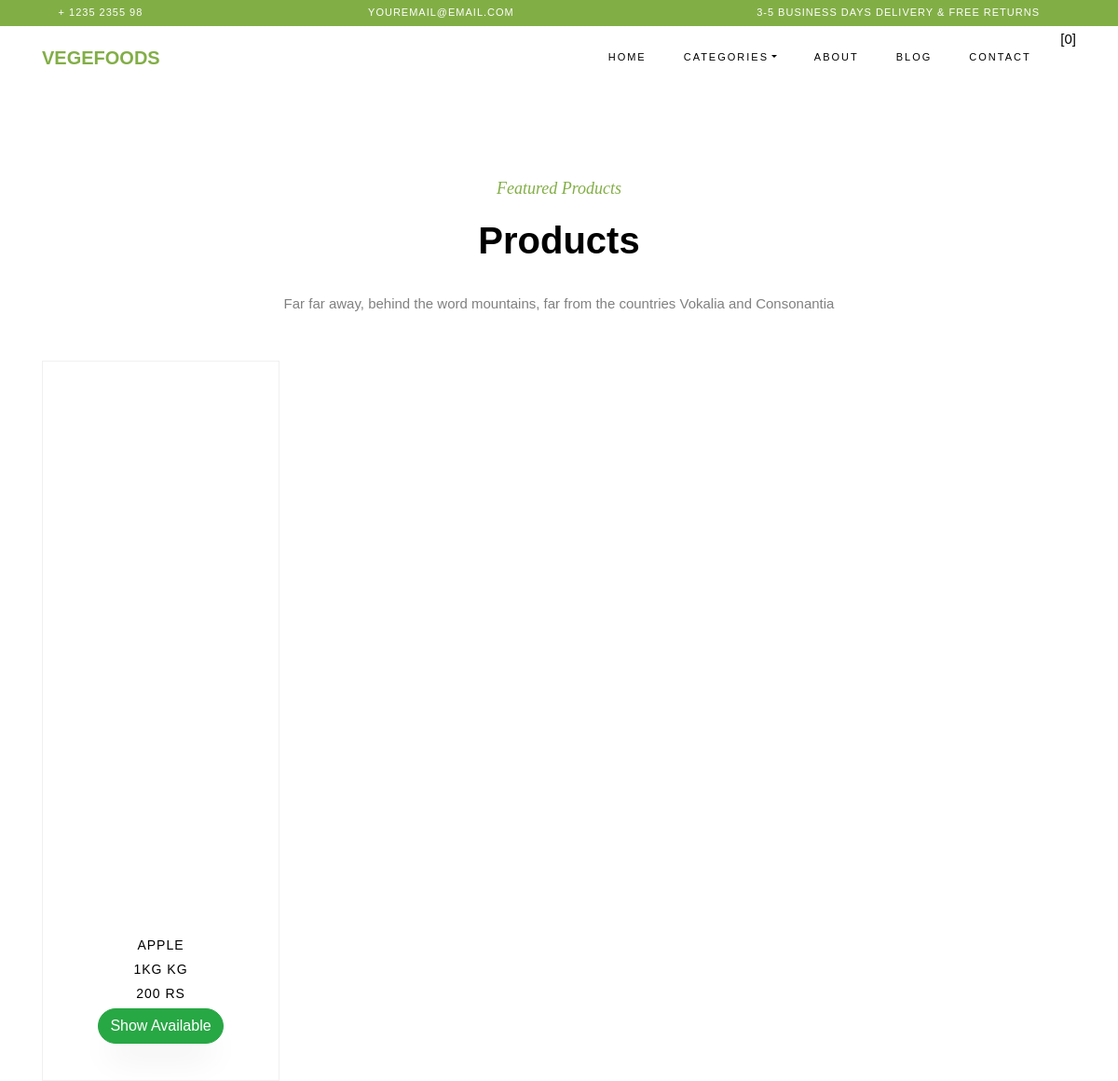
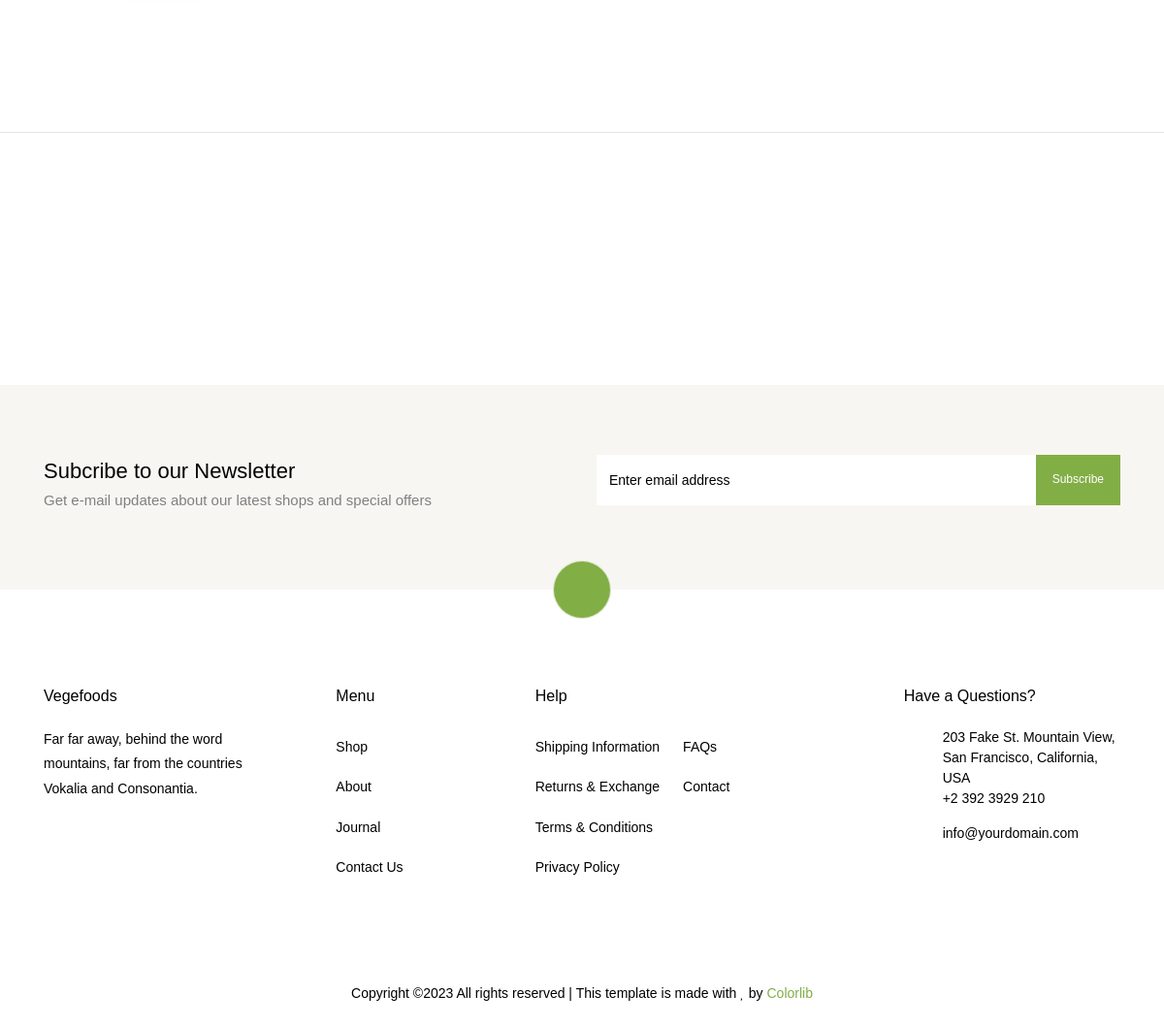
Screenshot of /frontend/discategory/furit with the database file from the repository (2 pictures, top to bottom).
### backend/models.py (models this page shows)
class prodetails(models.Model):
    Category = models.CharField(max_length=100, null=True, blank=True)
    NAME = models.CharField(max_length=100, null=True, blank=True)
    DESCRIPTION = models.CharField(max_length=100, null=True, blank=True)
    IMAGE = models.ImageField(upload_to="profile", null=True, blank=True)
    PRICE = models.CharField(max_length=100, null=True, blank=True)
    QUNTITY = models.CharField(max_length=100, null=True, blank=True)

### frontend/views.py (the view)
# urls.py: path('discategory/<itemcatg>',views.discategory,name="discategory"),
def discategory(req,itemcatg):
    print("===itemcatg===", itemcatg)
    catg = itemcatg.upper()
    products = prodetails.objects.filter(Category=itemcatg)
    context = {
        'products': products,
        'catg': catg
    }
    return render(req,"categorydisplay.html",context)

### frontend/templates/categorydisplay.html (shortened to what this page needs)
{% load static %}
<html lang="en">
  <head>
    <link rel="stylesheet" href="{% static 'asset/css/open-iconic-bootstrap.min.css' %}">
    <link rel="stylesheet" href="{% static 'asset/css/animate.css' %}">
    <link rel="stylesheet" href="{% static 'asset/css/owl.carousel.min.css' %}">
    <link rel="stylesheet" href="{% static 'asset/css/owl.theme.default.min.css' %}">
    <link rel="stylesheet" href="{% static 'asset/css/magnific-popup.css' %}">
    <link rel="stylesheet" href="{% static 'asset/css/aos.css' %}">
    <link rel="stylesheet" href="{% static 'asset/css/ionicons.min.css' %}">
    <link rel="stylesheet" href="{% static 'asset/css/bootstrap-datepicker.css' %}">
    <link rel="stylesheet" href="{% static 'asset/css/jquery.timepicker.css' %}">
    <link rel="stylesheet" href="{% static 'asset/css/flaticon.css' %}">
    <link rel="stylesheet" href="{% static 'asset/css/icomoon.css' %}">
    <link rel="stylesheet" href="{% static 'asset/css/style.css' %}">
  </head>
  <body class="goto-here">
      <div class="py-1 bg-primary">
       <div class="container">
          <div class="row no-gutters d-flex align-items-start align-items-center px-md-0">
             <div class="col-lg-12 d-block">
                <div class="row d-flex">
                   <div class="col-md pr-4 d-flex topper align-items-center">
                      <div class="icon mr-2 d-flex justify-content-center align-items-center"><span class="icon-phone2"></span></div>
                      <span class="text">+ 1235 2355 98</span>
                   </div>
                   <div class="col-md pr-4 d-flex topper align-items-center">
                      <div class="icon mr-2 d-flex justify-content-center align-items-center"><span class="icon-paper-plane"></span></div>
                      <span class="text">youremail@email.com</span>
                   </div>
                   <div class="col-md-5 pr-4 d-flex topper align-items-center text-lg-right">
                      <span class="text">3-5 Business days delivery &amp; Free Returns</span>
                   </div>
                </div>
             </div>
          </div>
        </div>
    </div>
    <nav class="navbar navbar-expand-lg navbar-dark ftco_navbar bg-dark ftco-navbar-light" id="ftco-navbar">
       <div class="container">
         <a class="navbar-brand" href="{% static 'index.html' %}">Vegefoods</a>
         <div class="collapse navbar-collapse" id="ftco-nav">
           <ul class="navbar-nav ml-auto">
             <li class="nav-item active"><a href="{% url 'homepage1' %}" class="nav-link">Home</a></li>
             <li class="nav-item dropdown">
              <a class="nav-link dropdown-toggle" href="#" id="dropdown04" data-toggle="dropdown" aria-haspopup="true" aria-expanded="false">CATEGORIES</a>
            </li>
             <li class="nav-item"><a href="{% static 'about.html' %}" class="nav-link">About</a></li>
             <li class="nav-item"><a href="{% static 'blog.html' %}" class="nav-link">Blog</a></li>
             <li class="nav-item"><a href="{% static 'contact.html' %}" class="nav-link">Contact</a></li>
             <li class="nav-item cta cta-colored"><a href="{% static 'cart.html" class="nav-link' %}"><span class="icon-shopping_cart"></span>[0]</a></li>
           </ul>
         </div>
       </div>
     </nav>
    <section class="ftco-section">
       <div class="container">
            <div class="row justify-content-center mb-3 pb-3">
          <div class="col-md-12 heading-section text-center ftco-animate">
           <span class="subheading">Featured Products</span>
            <h2 class="mb-4">Products</h2>
            <p>Far far away, behind the word mountains, far from the countries Vokalia and Consonantia</p>
          </div>
        </div>
       </div>
       <div class="container">
          <div class="row">
            {% for product in products %}
             <div class="col-md-6 col-lg-3 ftco-animate">
               <div class="product">
                  <a href="#" class="img-prod"><img class="img-fluid" src="{{product.IMAGE.url}} "   alt="Colorlib Template" height="1000px" width="600px">
                   </a>
                   <div class="text py-3 pb-4 px-3 text-center">
                       <h3><a href="#">{{product.NAME}}</a></h3>
                     <h3><a href="#">{{product.QUNTITY}} kg</a></h3>
                     <h3><a href="#">{{product.PRICE}} rs</a></h3>
                     <form method="post" action="{% url 'proddetails' dataid=product.id %}" enctype="multipart/form-data">
                        <button class="btn btn-success btn-round waves-affect waves-light">Show Available  {{product.Name}}</button>
                     </form>
                   </div>
                </div>
             </div>
               {% endfor %}
          </div>
       </div>
    </section>
    <hr>
      <section class="ftco-section ftco-partner">
       <div class="container">
          <div class="row">
          </div>
       </div>
    </section>
      <section class="ftco-section ftco-no-pt ftco-no-pb py-5 bg-light">
      <div class="container py-4">
        <div class="row d-flex justify-content-center py-5">
          <div class="col-md-6">
           <h2 style="font-size: 22px;" class="mb-0">Subcribe to our Newsletter</h2>
           <span>Get e-mail updates about our latest shops and special offers</span>
          </div>
          <div class="col-md-6 d-flex align-items-center">
            <form action="#" class="subscribe-form">
              <div class="form-group d-flex">
                <input type="text" class="form-control" placeholder="Enter email address">
                <input type="submit" value="Subscribe" class="submit px-3">
              </div>
            </form>
          </div>
        </div>
      </div>
    </section>
    <footer class="ftco-footer ftco-section">
      <div class="container">
       <div class="row">
          <div class="mouse">
                  <a href="#" class="mouse-icon">
                     <div class="mouse-wheel"><span class="ion-ios-arrow-up"></span></div>
                  </a>
               </div>
       </div>
        <div class="row mb-5">
          <div class="col-md">
            <div class="ftco-footer-widget mb-4">
              <h2 class="ftco-heading-2">Vegefoods</h2>
              <p>Far far away, behind the word mountains, far from the countries Vokalia and Consonantia.</p>
              <ul class="ftco-footer-social list-unstyled float-md-left float-lft mt-5">
              </ul>
            </div>
          </div>
          <div class="col-md">
            <div class="ftco-footer-widget mb-4 ml-md-5">
              <h2 class="ftco-heading-2">Menu</h2>
              <ul class="list-unstyled">
                <li><a href="#" class="py-2 d-block">Shop</a></li>
                <li><a href="#" class="py-2 d-block">About</a></li>
                <li><a href="#" class="py-2 d-block">Journal</a></li>
                <li><a href="#" class="py-2 d-block">Contact Us</a></li>
              </ul>
            </div>
          </div>
          <div class="col-md-4">
             <div class="ftco-footer-widget mb-4">
              <h2 class="ftco-heading-2">Help</h2>
              <div class="d-flex">
                 <ul class="list-unstyled mr-l-5 pr-l-3 mr-4">
                   <li><a href="#" class="py-2 d-block">Shipping Information</a></li>
                   <li><a href="#" class="py-2 d-block">Returns &amp; Exchange</a></li>
                   <li><a href="#" class="py-2 d-block">Terms &amp; Conditions</a></li>
                   <li><a href="#" class="py-2 d-block">Privacy Policy</a></li>
                 </ul>
                 <ul class="list-unstyled">
                   <li><a href="#" class="py-2 d-block">FAQs</a></li>
                   <li><a href="#" class="py-2 d-block">Contact</a></li>
                 </ul>
               </div>
            </div>
          </div>
          <div class="col-md">
            <div class="ftco-footer-widget mb-4">
               <h2 class="ftco-heading-2">Have a Questions?</h2>
               <div class="block-23 mb-3">
                 <ul>
                   <li><span class="icon icon-map-marker"></span><span class="text">203 Fake St. Mountain View, San Francisco, California, USA</span></li>
                   <li><a href="#"><span class="icon icon-phone"></span><span class="text">+2 392 3929 210</span></a></li>
                   <li><a href="#"><span class="icon icon-envelope"></span><span class="text">info@yourdomain.com</span></a></li>
                 </ul>
               </div>
            </div>
          </div>
        </div>
        <div class="row">
          <div class="col-md-12 text-center">
            <p>
                    Copyright &copy;<script>document.write(new Date().getFullYear());</script> All rights reserved | This template is made with <i class="icon-heart color-danger" aria-hidden="true"></i> by <a href="https://colorlib.com" target="_blank">Colorlib</a>
                  </p>
          </div>
        </div>
      </div>
    </footer>
  </body>
</html>

### frontend/static/asset/css/icomoon.css (style rules this page uses)
[class^="icon-"], [class*=" icon-"] { font-family: 'icomoon' !important; speak: none; font-style: normal; font-weight: normal; font-variant: normal; text-transform: none; line-height: 1; -webkit-font-smoothing: antialiased; -moz-osx-font-smoothing: grayscale; }
.icon-heart:before { content: "\f004"; }
.icon-map-marker:before { content: "\f041"; }
.icon-phone:before { content: "\f095"; }
.icon-envelope:before { content: "\f0e0"; }
.icon-paper-plane:before { content: "\f1d8"; }
.icon-phone2:before { content: "\e0cd"; }
.icon-shopping_cart:before { content: "\e8cc"; }

### rows the page displays
prodetails: NAME "APPLE", QUNTITY "1KG", PRICE "200"
